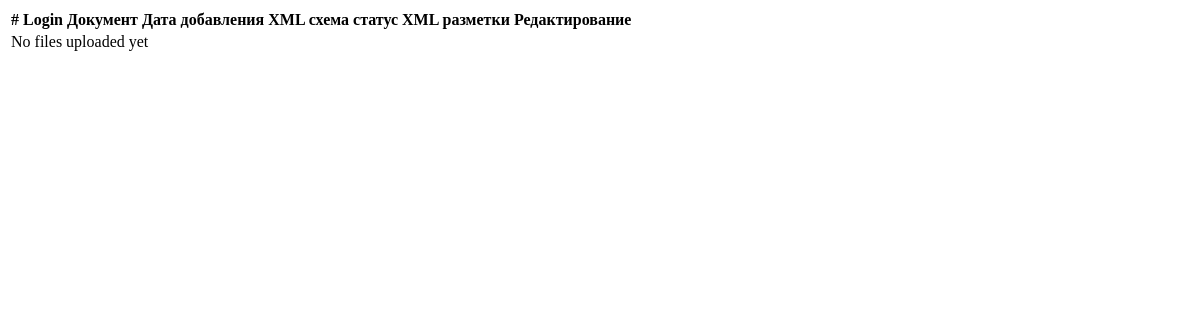
The page /user_uploads/ on the database as committed earlier.
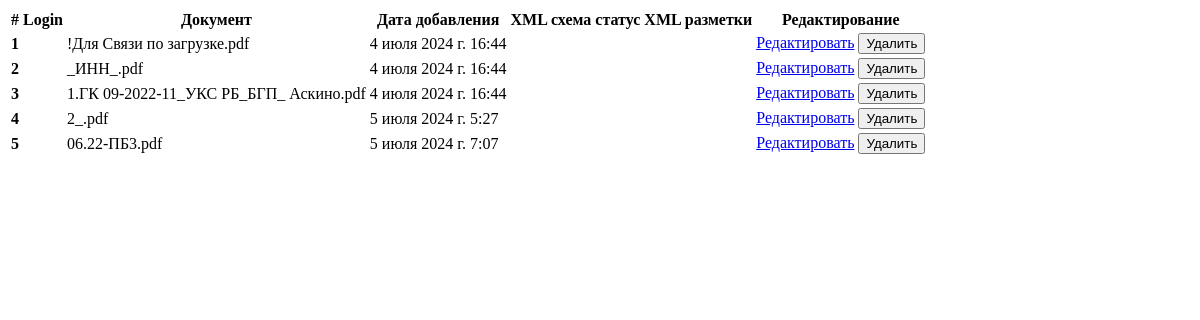
The same page on the database as committed later.
### mysite/models.py (models this page shows, shortened)
class UploadedFile(models.Model):
    file = models.FileField(upload_to='uploads/', validators=[FileExtensionValidator(allowed_extensions=['pdf'])])
    name = models.CharField(max_length=255)
    uploaded_at = models.DateTimeField(auto_now_add=True)
    uploaded_by = models.ForeignKey(User, on_delete=models.CASCADE)

### bootstrap_test/views.py (the view)
# urls.py: path('user_uploads/', views.user_uploads, name='user_uploads'),   # Добавляем путь для user_uploads
def user_uploads(request):
    uploaded_files = UploadedFile.objects.all()
    return render(request, 'profile/user_uploads.html', {'uploaded_files': uploaded_files})

### templates/profile/user_uploads.html (shortened to what this page needs)
{% block content %}
<main role="main" class="col-md-9 ml-sm-auto col-lg-10 px-md-4">
    <div class="tab-content" id="myTabContent">
        <div class="tab-pane fade show active" id="users" role="tabpanel" aria-labelledby="users-tab">
            <table class="table table-bordered table-striped">
                <thead class="table-info">
                    <tr>
                        <th scope="col">#</th>
                        <th scope="col">Login</th>
                        <th scope="col">Документ</th>
                        <th scope="col">Дата добавления</th>
                        <th scope="col">XML схема</th>
                        <th scope="col">статус XML разметки</th>
                        <th scope="col">Редактирование</th>
                    </tr>
                </thead>
                <tbody>
                    {% for file in uploaded_files %}
                    <tr>
                        <th scope="row">{{ forloop.counter }}</th>
                        <td>{{ user.username }}</td>
                        <td>{{ file.name }}</td>
                        <td>{{ file.uploaded_at }}</td>
                        <td>{{ file.xml }}</td>
                        <td>{{ file.xml_status }}</td>
                        <td>
                            <a href="{% url 'edit_file' file.id %}" class="btn btn-primary btn-sm">Редактировать</a>
                            <button class="btn btn-danger btn-sm delete-file-btn" data-file-id="{{ file.id }}">Удалить</button>
                        </td>
                    </tr>
                    {% empty %}
                    <tr>
                        <td colspan="7">No files uploaded yet</td>
                    </tr>
                    {% endfor %}
                </tbody>
            </table>
        </div>
    </div>
</main>
{% endblock %}

Rows that differ between the two databases and show on the page:
added UploadedFile: name "!Для Связи по загрузке.pdf", uploaded_at "4 июля 2024 г. 16:44"
added UploadedFile: name "_ИНН_.pdf", uploaded_at "4 июля 2024 г. 16:44"
added UploadedFile: name "1.ГК 09-2022-11_УКС РБ_БГП_ Аскино.pdf", uploaded_at "4 июля 2024 г. 16:44"
added UploadedFile: name "2_.pdf", uploaded_at "5 июля 2024 г. 5:27"
added UploadedFile: name "06.22-ПБ3.pdf", uploaded_at "5 июля 2024 г. 7:07"
Other text that changed with them:
text no longer shown: "No files uploaded yet"
